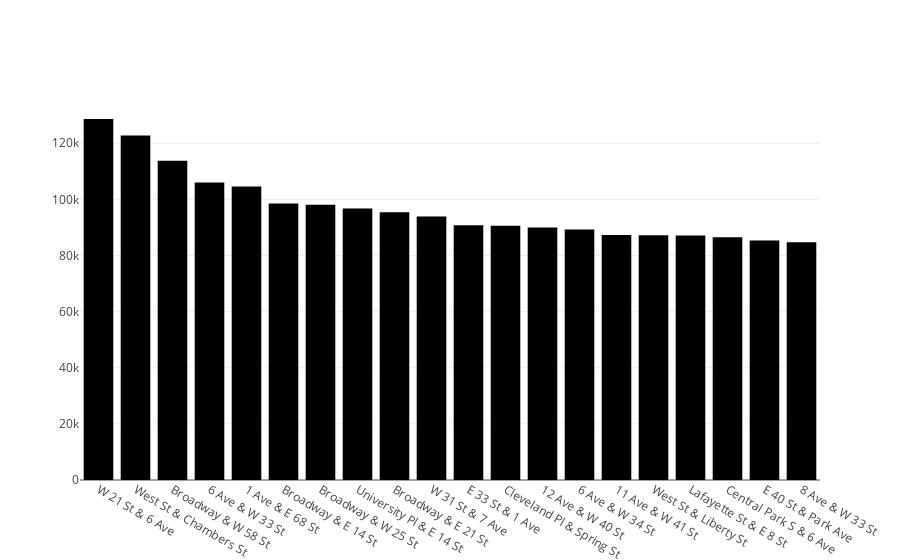

The cell this chart's notebook holds for it:
### Code cell
# Create and display a bar chart of the top 20 start stations using Plotly

fig = go.Figure(go.Bar(x = top20['start_station_name'], y = top20['value']))
fig.show()

### Figure 1 — Plotly figure (JSON) as saved in the notebook; plotly's stock layout.template omitted (floating-point values rounded to 4 significant figures)
{"data": [{"type": "bar", "x": ["W 21 St & 6 Ave", "West St & Chambers St", "Broadway & W 58 St", "6 Ave & W 33 St", "1 Ave & E 68 St", "Broadway & E 14 St", "Broadway & W 25 St", "University Pl & E 14 St", "Broadway & E 21 St", "W 31 St & 7 Ave", "E 33 St & 1 Ave", "Cleveland Pl & Spring St", "12 Ave & W 40 St", "6 Ave & W 34 St", "11 Ave & W 41 St", "West St & Liberty St", "Lafayette St & E 8 St", "Central Park S & 6 Ave", "E 40 St & Park Ave", "8 Ave & W 33 St"], "y": [128642, 122742, 113770, 105995, 104555, 98492, 98052, 96756, 95376, 93854, 90741, 90586, 89977, 89251, 87303, 87232, 87166, 86500, 85329, 84686]}], "layout": {}}
